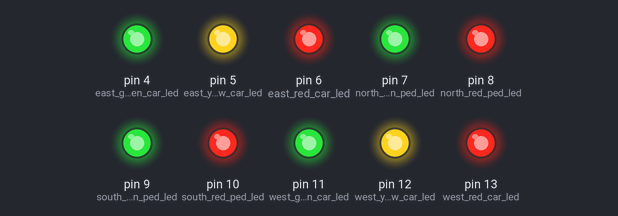
Recording of a sketch running on a simulated Arduino Uno, built with avr-gcc and run on an emulated ATmega328P. Shown: output pins drawn as LEDs (lit = HIGH).

Above: at 0.5 s.
At 3.5 s:
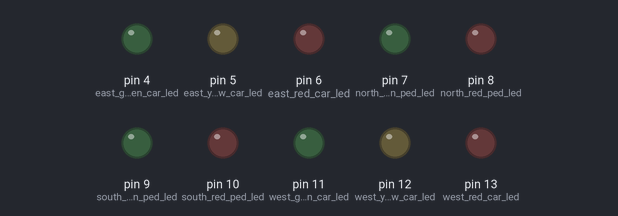
Timing chart, 0 to 4.6 s (numbered marks = the images above):
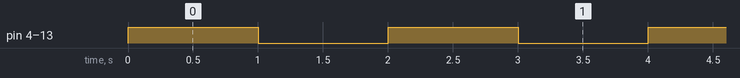

The sketch:

4a.ino
```cpp
//4a) Expand this code to check your wiring and make sure all your LEDs blink as expected.

// Pin definitions of leds and buttons
int west_red_car_led = 13;
int west_yellow_car_led = 12;
int west_green_car_led = 11;

int south_red_ped_led = 10;
int south_green_ped_led = 9;

int north_red_ped_led = 8;
int north_green_ped_led = 7;

int east_red_car_led = 6;
int east_yellow_car_led = 5;
int east_green_car_led = 4;

int south_button = 3;
int north_button = 2;


// the setup routine runs once when you press reset:
void setup() {
  // initialize the digital pin as an output.
  pinMode(west_red_car_led, OUTPUT);
  pinMode(west_yellow_car_led, OUTPUT);
  pinMode(west_green_car_led, OUTPUT);

  pinMode(south_red_ped_led, OUTPUT);
  pinMode(south_green_ped_led, OUTPUT);

  pinMode(north_red_ped_led, OUTPUT);
  pinMode(north_green_ped_led, OUTPUT);

  pinMode(east_red_car_led, OUTPUT);
  pinMode(east_yellow_car_led, OUTPUT);
  pinMode(east_green_car_led, OUTPUT);

  pinMode(south_button, INPUT);
  pinMode(north_button, INPUT);
}

// the loop routine runs over and over again forever:
void loop() {

  //blink every leds
  digitalWrite(west_red_car_led, HIGH);
  digitalWrite(west_yellow_car_led, HIGH);
  digitalWrite(west_green_car_led, HIGH);

  digitalWrite(south_red_ped_led, HIGH);
  digitalWrite(south_green_ped_led, HIGH);

  digitalWrite(north_red_ped_led, HIGH);
  digitalWrite(north_green_ped_led, HIGH);

  digitalWrite(east_red_car_led, HIGH);
  digitalWrite(east_yellow_car_led, HIGH);
  digitalWrite(east_green_car_led, HIGH);


  delay(1000);               // wait for a second
  digitalWrite(west_red_car_led, LOW);
  digitalWrite(west_yellow_car_led, LOW);
  digitalWrite(west_green_car_led, LOW);

  digitalWrite(south_red_ped_led, LOW);
  digitalWrite(south_green_ped_led, LOW);

  digitalWrite(north_red_ped_led, LOW);
  digitalWrite(north_green_ped_led, LOW);

  digitalWrite(east_red_car_led, LOW);
  digitalWrite(east_yellow_car_led, LOW);
  digitalWrite(east_green_car_led, LOW);

  delay(1000);               // wait for a second
}
```

Measured:
- by itself, pin 4 (east_green_car_led), pin 5 (east_yellow_car_led), pin 6 (east_red_car_led), pin 7 (north_green_ped_led), pin 8 (north_red_ped_led), pin 9 (south_green_ped_led), pin 10 (south_red_ped_led), pin 11 (west_green_car_led), pin 12 (west_yellow_car_led), pin 13 (west_red_car_led): alternates HIGH for 1.0 s and LOW for 1.0 s
